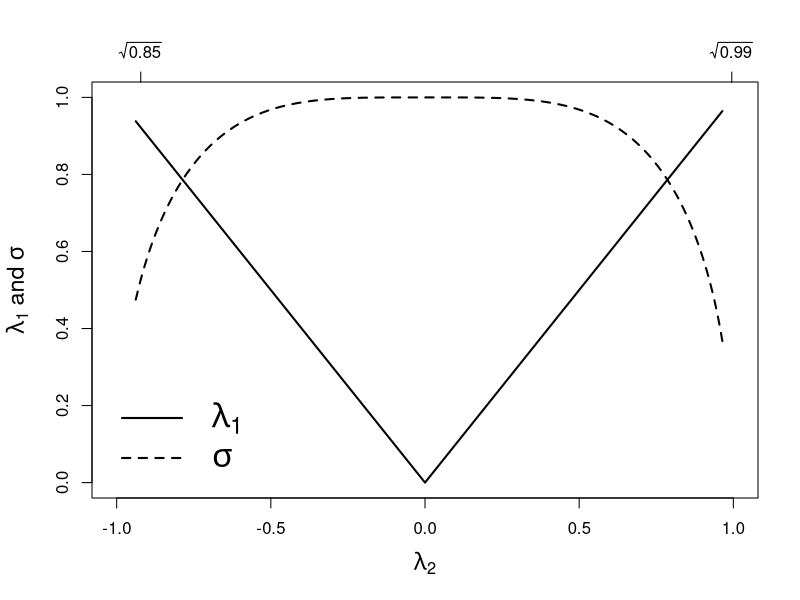

Write R code to recreate this figure.
a = seq(-0.88, 0, by = 0.01)
b = seq(0, 0.93, by = 0.01)

pdf("congeneric.pdf", height = 8, width = 8)
mar = c(5.1, 4.1, 4.1, 2.1) 
par(mar = mar + c(0, 0.5, 0, 0))
plot(c(-sqrt(abs(a)),sqrt(abs(b))), sqrt(abs(c(a,b))), type = "l", 
     ylim = c(0, 1), lwd = 2, lty = 1, xlab = expression(lambda[2]),
     ylab = expression(lambda[1]~and~sigma), cex.lab = 1.4, xlim = c(-1, 1))
lines(c(-sqrt(abs(a)),sqrt(abs(b))), sqrt(1 - c(a,b)^2), lwd = 2, lty = 2)
axis(side = 3, at = c(-sqrt(0.85)),
     labels = expression(sqrt(0.85)))
axis(side = 3, at = c(sqrt(0.99)),
     labels = expression(sqrt(0.99)))
legend("bottomleft", c(expression(lambda[1]), expression(sigma)),
       lwd = c(2, 2), lty = c(1, 2), bty = "n", cex = 2)
dev.off()

#Values under normality:
rho <- 0.15
lambda1 <- sqrt(abs(rho))
round(lambda1,2)
lambda2 <- sign(rho)*sqrt(abs(rho))
round(lambda2,2)
sigma <- sqrt(1-rho^2)
round(sigma, 2)
